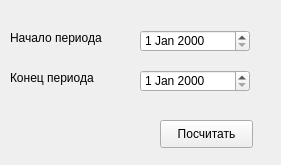
<?xml version="1.0" encoding="UTF-8"?>
<ui version="4.0">
 <class>Form</class>
 <widget class="QWidget" name="Form">
  <property name="geometry">
   <rect>
    <x>0</x>
    <y>0</y>
    <width>281</width>
    <height>165</height>
   </rect>
  </property>
  <property name="windowTitle">
   <string>Сумма за период</string>
  </property>
  <widget class="QPushButton" name="pushButton">
   <property name="geometry">
    <rect>
     <x>160</x>
     <y>120</y>
     <width>93</width>
     <height>28</height>
    </rect>
   </property>
   <property name="text">
    <string>Посчитать</string>
   </property>
  </widget>
  <widget class="QDateEdit" name="dateEdit">
   <property name="geometry">
    <rect>
     <x>140</x>
     <y>30</y>
     <width>110</width>
     <height>22</height>
    </rect>
   </property>
  </widget>
  <widget class="QDateEdit" name="dateEdit_2">
   <property name="geometry">
    <rect>
     <x>140</x>
     <y>70</y>
     <width>110</width>
     <height>22</height>
    </rect>
   </property>
  </widget>
  <widget class="QLabel" name="label">
   <property name="geometry">
    <rect>
     <x>10</x>
     <y>30</y>
     <width>121</width>
     <height>16</height>
    </rect>
   </property>
   <property name="text">
    <string>Начало периода</string>
   </property>
  </widget>
  <widget class="QLabel" name="label_2">
   <property name="geometry">
    <rect>
     <x>10</x>
     <y>70</y>
     <width>121</width>
     <height>16</height>
    </rect>
   </property>
   <property name="text">
    <string>Конец периода</string>
   </property>
  </widget>
 </widget>
 <resources/>
 <connections/>
</ui>
